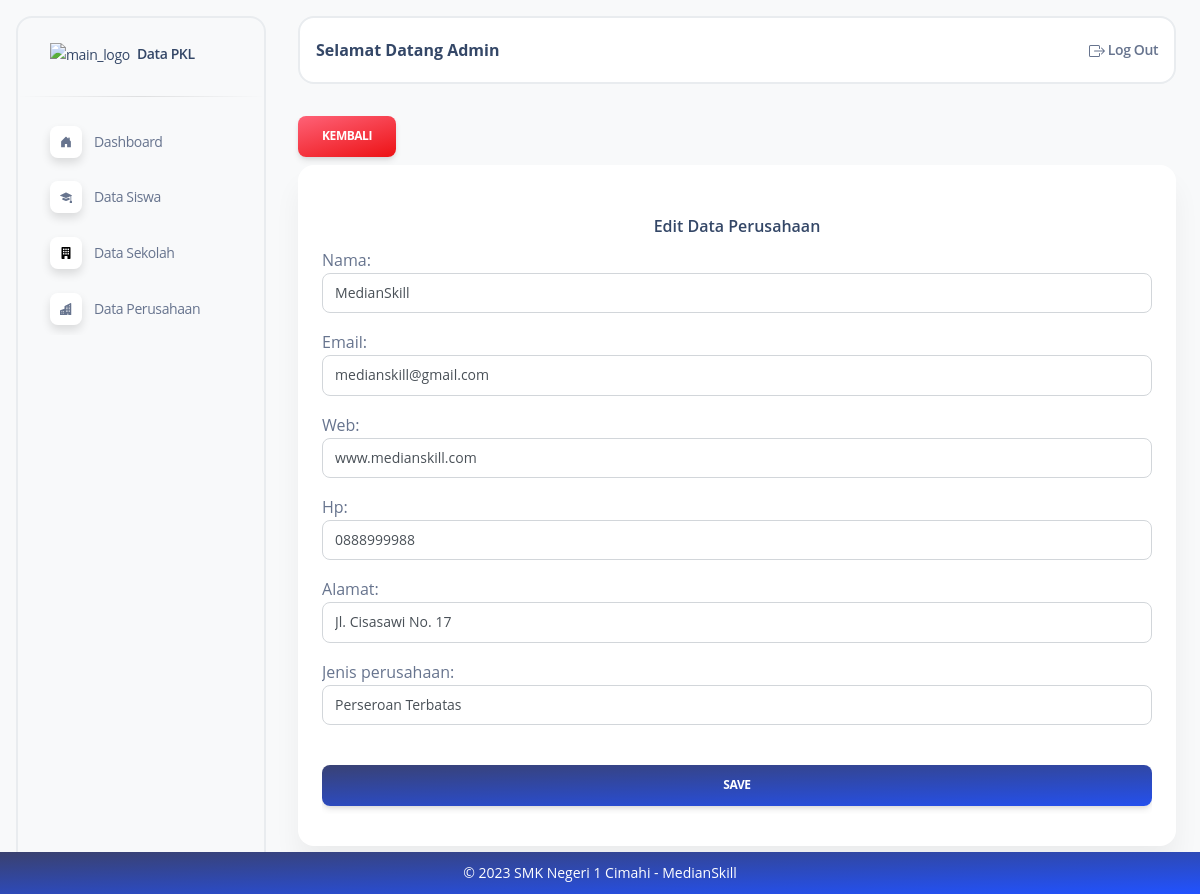
Page /perusahaan/edit/1/ (signed in) on the earlier database version.
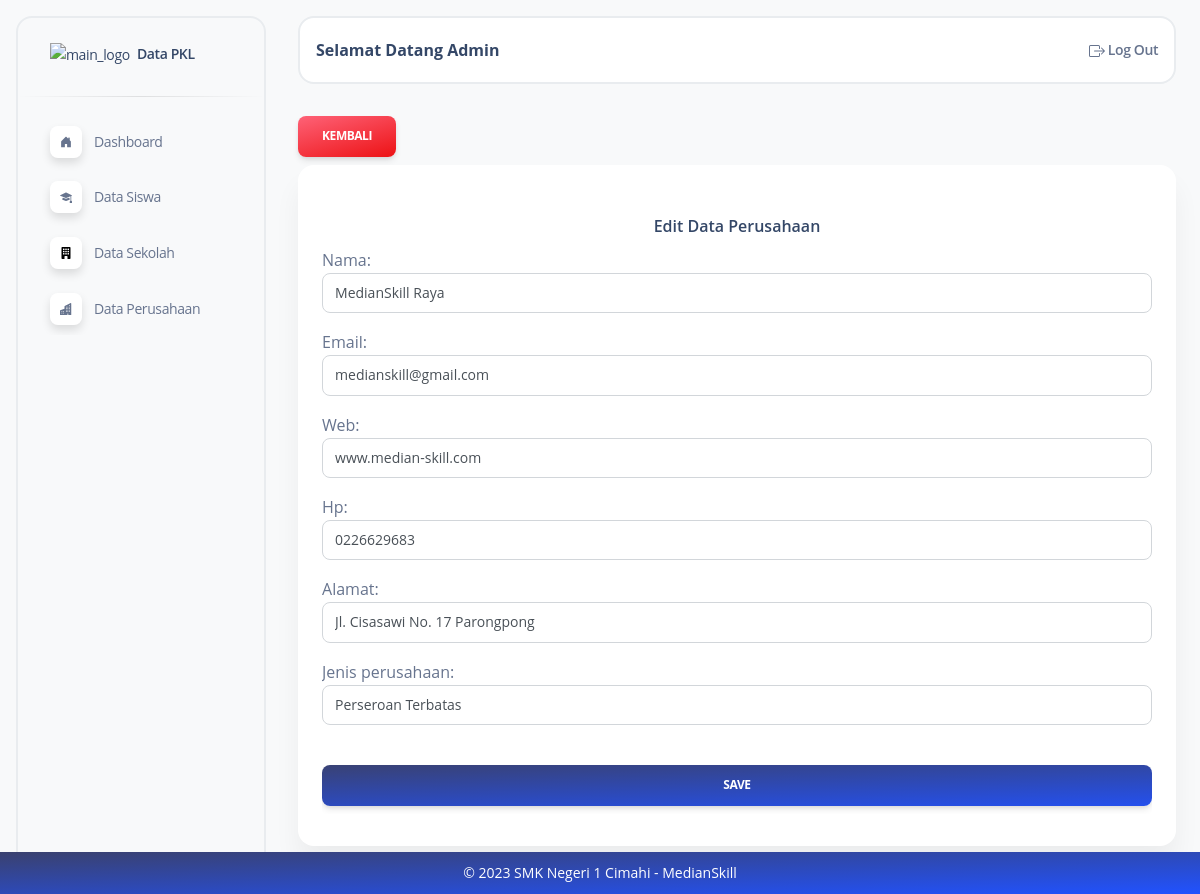
Same page on the later database version.
### dataperusahaan/models.py (models this page shows, shortened)
class Dataperusahaan(models.Model):
    nama = models.CharField(max_length=50)
    email = models.EmailField(max_length=100, blank=True, null=True)
    web = models.CharField(max_length=100, blank=True, null=True)
    hp = models.CharField(max_length=13, blank=True, null=True)
    alamat = models.TextField(blank=True, null=True)
    jenis_perusahaan = models.CharField(
        max_length=20,
        choices=JenisPerusahaan.choices,
    )
    created_at = models.DateTimeField(auto_now_add=True)
    updated_at = models.DateTimeField(auto_now=True)
    class Meta:
        db_table = "perusahaan"
        ordering = ["-id"]
        verbose_name_plural = "Perusahaan"

### dataperusahaan/views.py (the view)
# urls.py: path("perusahaan/edit/<int:id>/", edit_perusahaan, name='/perusahaan/edit'),
@login_required
def edit_perusahaan(request, id):
    perusahaan = Dataperusahaan.objects.get(id=id)
    if request.method == 'POST':
        form = DataperusahaanForm(request.POST, instance=perusahaan)
        if form.is_valid():
            form.save()
            return redirect('/perusahaan')
    else:
        form = DataperusahaanForm(instance=perusahaan)
    return render(request, 'perusahaan/edit_perusahaan.html', {'form': form})

### templates/perusahaan/edit_perusahaan.html (shortened to what this page needs)
{% extends "index.html" %} {% block content %}
<a href="/perusahaan/" class="inline-block px-6 py-3 mt-2 mb-2 font-bold text-center text-white uppercase align-middle transition-all bg-transparent border-0 rounded-lg cursor-pointer active:opacity-85 hover:scale-102 hover:shadow-soft-xs leading-pro text-xs ease-soft-in tracking-tight-soft shadow-soft-md bg-150 bg-x-25 bg-gradient-to-tl from-red-600 to-rose-400 hover:border-slate-700 hover:bg-slate-700 hover:text-white">
  KEMBALI
</a>
<div class="flex flex-wrap -mx-3">
  <div class="flex-none w-full max-w-full px-3">
    <div
      class="relative flex flex-col min-w-0 mb-6 p-6 break-words bg-white border-0 border-transparent border-solid shadow-soft-xl rounded-2xl bg-clip-border"
    >
      <div
        class="flex flex-wrap -mx-3 justify-center p-6 pb-0 mb-0 bg-white border-b-0 border-b-solid rounded-t-2xl border-b-transparent"
      >
        <h6>Edit Data Perusahaan</h6>
      </div>
      <div class="flex-auto px-0 pt-0 pb-2">
        <div class="p-0 overflow-x-auto">
          <form method="post">
            {{ form.as_p }}
            <button class="inline-block w-full px-6 py-3 mt-6 mb-2 font-bold text-center text-white uppercase align-middle transition-all bg-transparent border-0 rounded-lg cursor-pointer active:opacity-85 hover:scale-102 hover:shadow-soft-xs leading-pro text-xs ease-soft-in tracking-tight-soft shadow-soft-md bg-150 bg-x-25 bg-gradient-to-tl from-blue-600 to-slate-800 hover:border-slate-700 hover:bg-slate-700 hover:text-white" type="submit">Save</button>
          </form>
        </div>
      </div>
    </div>
  </div>
</div>
{% endblock %}

Differences in the rows shown:
changed Dataperusahaan "medianskill@gmail.com": nama "MedianSkill" → "MedianSkill Raya"; web "www.medianskill.com" → "www.median-skill.com"; hp "0888999988" → "0226629683"; alamat "Jl. Cisasawi No. 17" → "Jl. Cisasawi No. 17 Parongpong"
